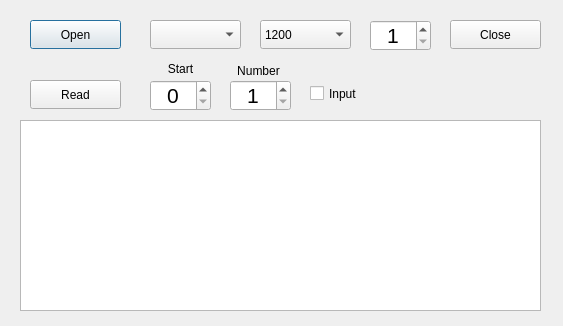
<?xml version="1.0" encoding="UTF-8"?>
<ui version="4.0">
 <class>Dialog</class>
 <widget class="QDialog" name="Dialog">
  <property name="geometry">
   <rect>
    <x>0</x>
    <y>0</y>
    <width>563</width>
    <height>326</height>
   </rect>
  </property>
  <property name="windowTitle">
   <string>Dialog</string>
  </property>
  <widget class="QPushButton" name="btnOpen">
   <property name="geometry">
    <rect>
     <x>30</x>
     <y>20</y>
     <width>91</width>
     <height>29</height>
    </rect>
   </property>
   <property name="text">
    <string>Open</string>
   </property>
  </widget>
  <widget class="QPushButton" name="btnRead">
   <property name="geometry">
    <rect>
     <x>30</x>
     <y>80</y>
     <width>91</width>
     <height>29</height>
    </rect>
   </property>
   <property name="text">
    <string>Read</string>
   </property>
  </widget>
  <widget class="QComboBox" name="cboBaud">
   <property name="geometry">
    <rect>
     <x>260</x>
     <y>20</y>
     <width>91</width>
     <height>29</height>
    </rect>
   </property>
   <item>
    <property name="text">
     <string>1200</string>
    </property>
   </item>
   <item>
    <property name="text">
     <string>2400</string>
    </property>
   </item>
   <item>
    <property name="text">
     <string>4800</string>
    </property>
   </item>
   <item>
    <property name="text">
     <string>9600</string>
    </property>
   </item>
   <item>
    <property name="text">
     <string>19200</string>
    </property>
   </item>
   <item>
    <property name="text">
     <string>38400</string>
    </property>
   </item>
   <item>
    <property name="text">
     <string>57600</string>
    </property>
   </item>
   <item>
    <property name="text">
     <string>115200</string>
    </property>
   </item>
  </widget>
  <widget class="QPushButton" name="btnClose">
   <property name="geometry">
    <rect>
     <x>450</x>
     <y>20</y>
     <width>91</width>
     <height>29</height>
    </rect>
   </property>
   <property name="text">
    <string>Close</string>
   </property>
  </widget>
  <widget class="QListWidget" name="listWidget">
   <property name="geometry">
    <rect>
     <x>20</x>
     <y>120</y>
     <width>521</width>
     <height>191</height>
    </rect>
   </property>
  </widget>
  <widget class="QComboBox" name="cboPort">
   <property name="geometry">
    <rect>
     <x>150</x>
     <y>20</y>
     <width>91</width>
     <height>29</height>
    </rect>
   </property>
  </widget>
  <widget class="QSpinBox" name="spnSlave">
   <property name="geometry">
    <rect>
     <x>370</x>
     <y>20</y>
     <width>61</width>
     <height>31</height>
    </rect>
   </property>
   <property name="font">
    <font>
     <pointsize>16</pointsize>
    </font>
   </property>
   <property name="alignment">
    <set>Qt::AlignCenter</set>
   </property>
   <property name="minimum">
    <number>1</number>
   </property>
   <property name="maximum">
    <number>247</number>
   </property>
  </widget>
  <widget class="QSpinBox" name="spnStartReg">
   <property name="geometry">
    <rect>
     <x>150</x>
     <y>80</y>
     <width>61</width>
     <height>31</height>
    </rect>
   </property>
   <property name="font">
    <font>
     <pointsize>16</pointsize>
    </font>
   </property>
   <property name="alignment">
    <set>Qt::AlignCenter</set>
   </property>
   <property name="minimum">
    <number>0</number>
   </property>
   <property name="maximum">
    <number>500</number>
   </property>
   <property name="value">
    <number>0</number>
   </property>
  </widget>
  <widget class="QSpinBox" name="spnNumber">
   <property name="geometry">
    <rect>
     <x>230</x>
     <y>80</y>
     <width>61</width>
     <height>31</height>
    </rect>
   </property>
   <property name="font">
    <font>
     <pointsize>16</pointsize>
    </font>
   </property>
   <property name="alignment">
    <set>Qt::AlignCenter</set>
   </property>
   <property name="minimum">
    <number>1</number>
   </property>
   <property name="maximum">
    <number>99</number>
   </property>
  </widget>
  <widget class="QLabel" name="label">
   <property name="geometry">
    <rect>
     <x>147</x>
     <y>58</y>
     <width>67</width>
     <height>21</height>
    </rect>
   </property>
   <property name="text">
    <string>Start</string>
   </property>
   <property name="alignment">
    <set>Qt::AlignCenter</set>
   </property>
  </widget>
  <widget class="QLabel" name="label_2">
   <property name="geometry">
    <rect>
     <x>225</x>
     <y>60</y>
     <width>67</width>
     <height>21</height>
    </rect>
   </property>
   <property name="text">
    <string>Number</string>
   </property>
   <property name="alignment">
    <set>Qt::AlignCenter</set>
   </property>
  </widget>
  <widget class="QCheckBox" name="chkInputReg">
   <property name="geometry">
    <rect>
     <x>310</x>
     <y>80</y>
     <width>61</width>
     <height>27</height>
    </rect>
   </property>
   <property name="text">
    <string>Input</string>
   </property>
  </widget>
 </widget>
 <layoutdefault spacing="6" margin="11"/>
 <resources/>
 <connections/>
</ui>
